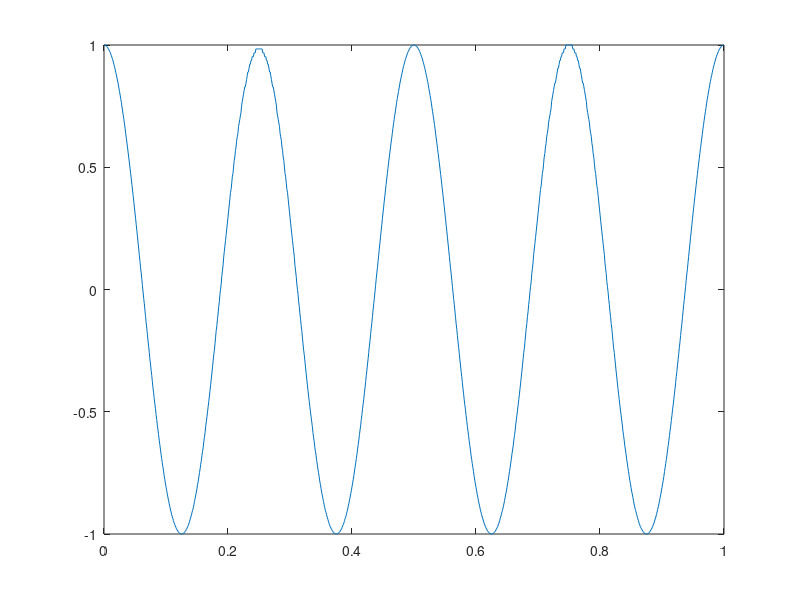

The MATLAB source for this figure:
step = 0.001;
x = [-1:step:1];

n = 10;

T = zeros(n, length(x));

T(1, :) = 1;

T(2, :) = x;

for k = 3 : n
T(k, :) = 2 * x.*T(k-1, :) - T(k-2, :);
endfor

time = [0:step:1];

hSize = length(x)/2 - 1;

f = 1;

idx = round(hSize * sin(2*pi*f*time) + hSize) + 1;

plot(time, T(5, idx))
